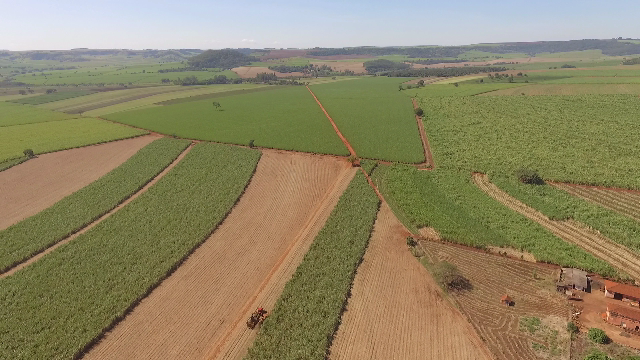
#> input picture 2021-05-07/cana.png, 640 x 360 px
$ python 'Cp8 - BinarizaçãoOTSU.py'
#> lines starting #> are read from the running program, lines starting #| are printed output that depends on the picture; after the words box and inside, x2 and y2 are one past the last pixel; in counts of white or black regions, pixels touching at a corner belong together
import numpy as np
import cv2 as cv
from matplotlib import pyplot as plt


def binOTSU (file, resize, blurKernel, flag):
#> called with file = 'cana.png', resize = 1, blurKernel = 5, flag = 0
    src = cv.imread(file,cv.IMREAD_GRAYSCALE)
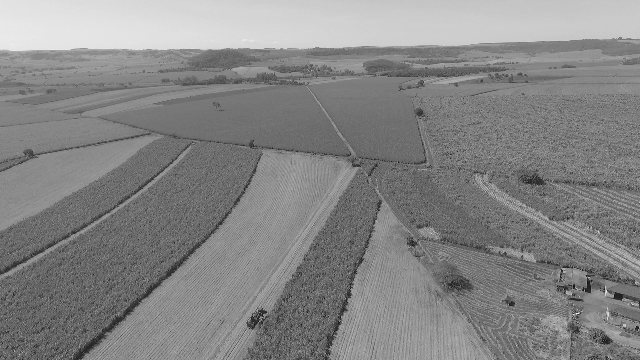
#> src: shape (360, 640); min 0, max 237, mean 133.1
    src = src[::resize,::resize] #Redmensionamento da imagem
    blur = cv.GaussianBlur(src,(blurKernel,blurKernel),0)

    _, otsu = cv.threshold(blur,0,255,flag+cv.THRESH_OTSU) #O método de OTSU, determina a melhor binarização para a imagem, é passado como uma flag como uma flag adicional, a flag determina a melhor otimização entre os dois retornos passados, de forma global
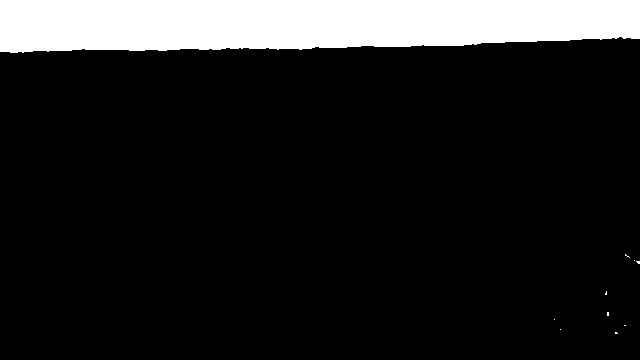
#> otsu: shape (360, 640); 13% white; 10 white regions (9 under 20 px), largest, box (x1, y1, x2, y2) and area: (0, 0, 640, 53) 29938
    print( "{}".format(_) )
#| 166.0
    resultado = np.vstack([np.hstack([blur,otsu])]) #Utiliza-se do método de vizualização com pilhas.
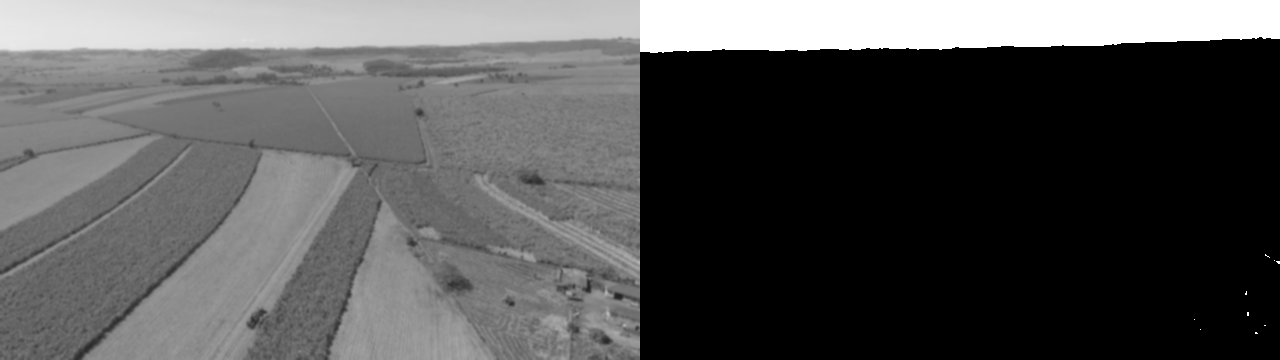
#> resultado: shape (360, 1280); min 0, max 255, mean 83.1
    cv.imshow("Original e OTSU", resultado)
    cv.waitKey(0)


#binOTSU("banana.jpg",2,7,cv.THRESH_BINARY)
binOTSU("cana.png",1,5,cv.THRESH_BINARY)
#binOTSU("plantas.jpg",1,7,cv.THRESH_BINARY_INV)

#Flags : cv.ADAPTIVE_THRESH_GAUSSIAN_C , cv.THRESH_BINARY_INV, cv.THRESH_BINARY, cv.ADAPTIVE_THRESH_MEAN_C

#Verificar o ajuste de limiar, para não ficar apenas preto e branco.

$ run again, with 2021-12-07/plantas.jpg saved as 2021-05-07/cana.png
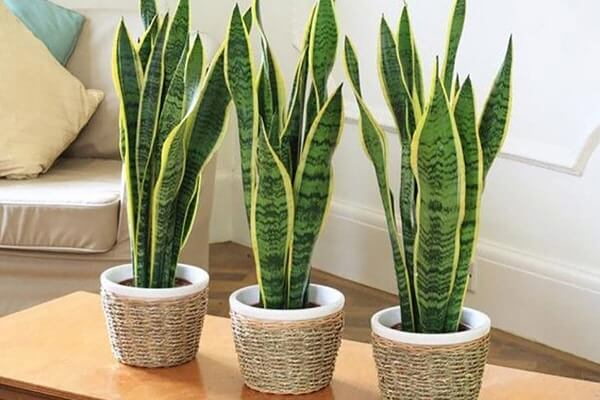
#> input picture 2021-12-07/plantas.jpg, 600 x 400 px
#> in binOTSU, `_, otsu = cv.threshold(blur,0,255,flag+cv.THRESH_OTSU)`:
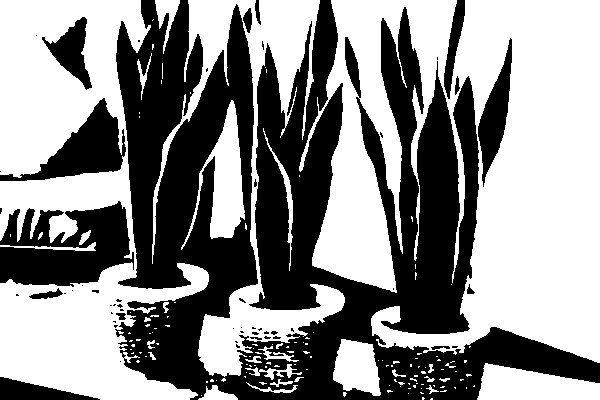
#> otsu: shape (400, 600); 55.2% white; 54 black regions (39 under 20 px), largest, box (x1, y1, x2, y2) and area: (115, 0, 600, 400) 89455, (0, 201, 134, 287) 7586, (0, 98, 126, 181) 3849
#| 152.0
#> in binOTSU, `resultado = np.vstack([np.hstack([blur,otsu])])`:
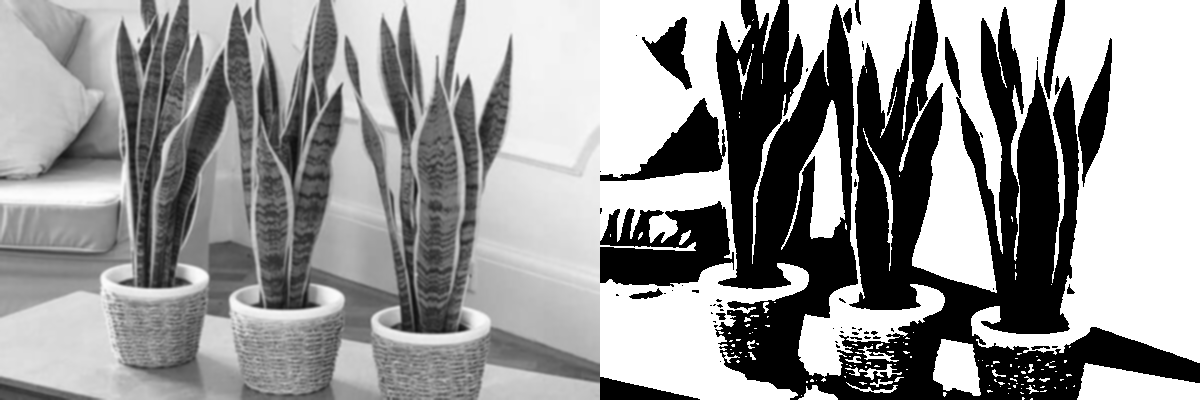
#> resultado: shape (400, 1200); min 0, max 255, mean 149.4

$ run again, with 2021-05-07/brigadeiros.jpg saved as 2021-05-07/cana.png
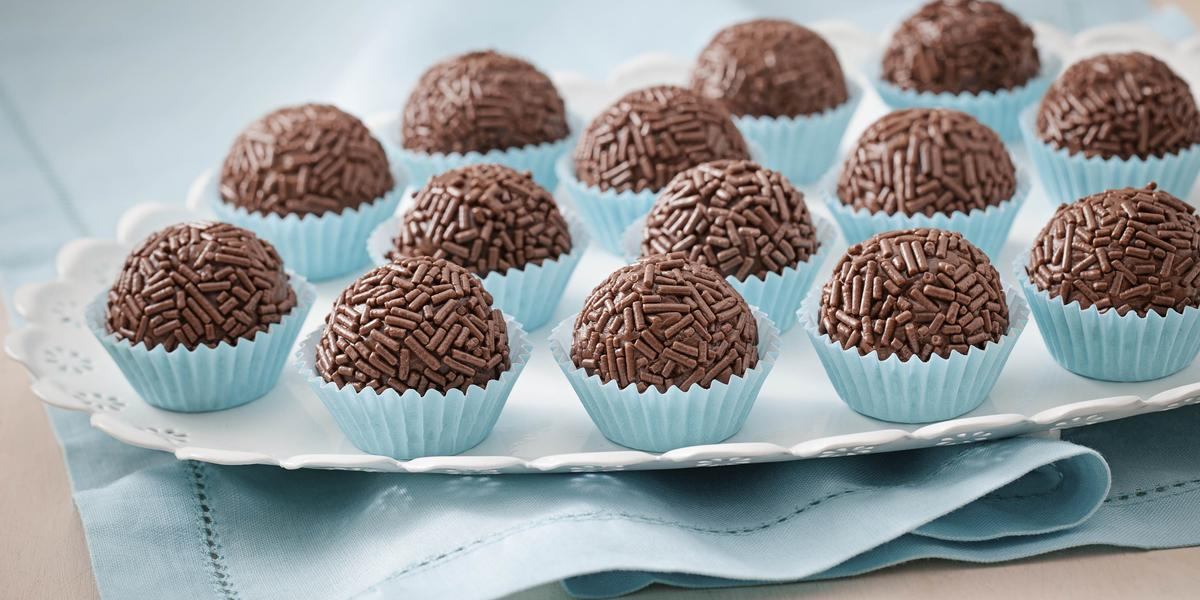
#> input picture 2021-05-07/brigadeiros.jpg, 1200 x 600 px
#> in binOTSU, `_, otsu = cv.threshold(blur,0,255,flag+cv.THRESH_OTSU)`:
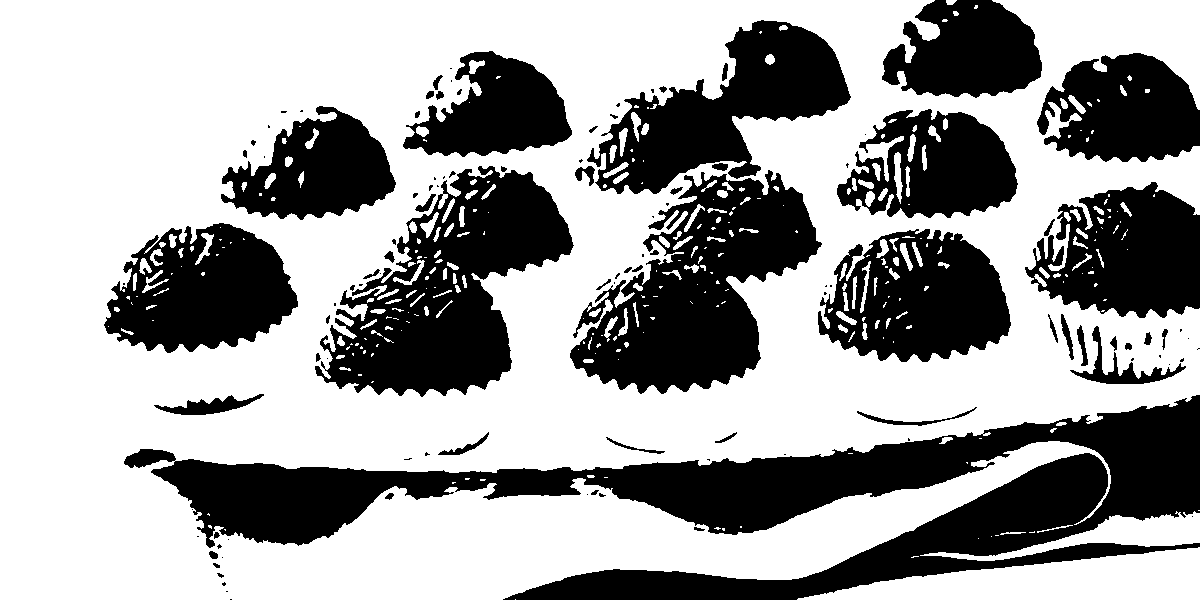
#> otsu: shape (600, 1200); 62.7% white; 113 black regions (56 under 20 px), largest, box (x1, y1, x2, y2) and area: (124, 395, 1200, 600) 76534, (315, 166, 574, 397) 29198, (570, 170, 822, 394) 28614
#| 136.0
#> in binOTSU, `resultado = np.vstack([np.hstack([blur,otsu])])`:
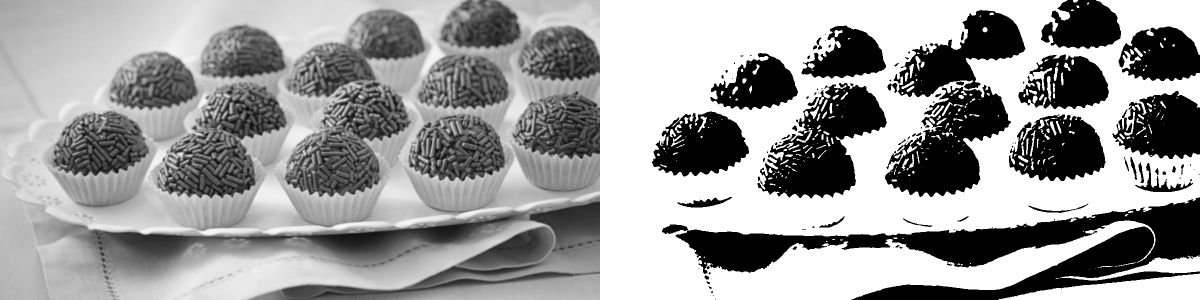
#> resultado: shape (600, 2400) (shown at 1/2 size); min 0, max 255, mean 155
